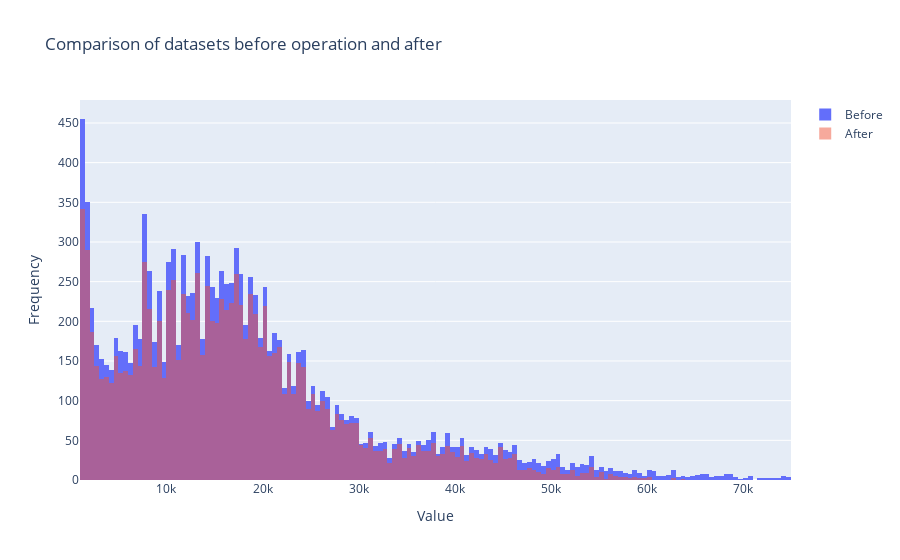

Notebook source saved alongside this figure:
### Code cell
comparison_plot(df, inliers)

### Figure 1 — Plotly figure (JSON) as saved in the notebook; plotly's stock layout.template omitted (floating-point values rounded to 4 significant figures; data arrays with more than 128 entries replaced by an {"elided": "..."} marker saying what was removed)
{"data": [{"bingroup": "1", "name": "Before", "type": "histogram", "x": {"elided": "13260 int values"}}, {"bingroup": "1", "name": "After", "opacity": 0.5, "type": "histogram", "x": {"elided": "11119 int values"}}], "layout": {"barmode": "overlay", "hovermode": "x unified", "title": {"text": "Comparison of datasets before operation and after"}, "xaxis": {"title": {"text": "Value"}}, "yaxis": {"title": {"text": "Frequency"}}}}
